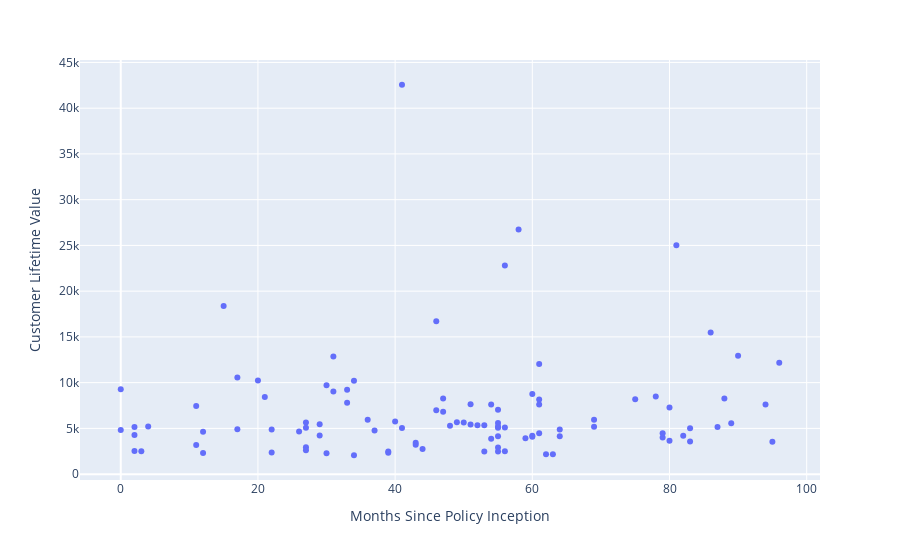

The notebook cell saved with this chart:
### Code cell
# Look at relationship between month since policy inception, and customer lifetime value

px.scatter(train_sample, x="Months Since Policy Inception", y="Customer Lifetime Value")

### Figure 1 — Plotly figure (JSON) as saved in the notebook; plotly's stock layout.template omitted (floating-point values rounded to 4 significant figures)
{"data": [{"hovertemplate": "Months Since Policy Inception=%{x}<br>Customer Lifetime Value=%{y}<extra></extra>", "legendgroup": "", "marker": {"color": "#636efa", "symbol": "circle"}, "mode": "markers", "name": "", "showlegend": false, "type": "scatter", "x": [27, 11, 0, 39, 69, 41, 50, 43, 60, 29, 31, 27, 69, 20, 15, 49, 12, 56, 2, 90, 33, 11, 56, 61, 83, 3, 56, 34, 53, 64, 0, 55, 88, 27, 55, 59, 46, 82, 53, 64, 81, 55, 17, 79, 61, 27, 34, 47, 47, 75, 60, 17, 60, 87, 80, 26, 52, 41, 33, 37, 31, 12, 2, 40, 51, 22, 21, 55, 55, 39, 62, 55, 61, 80, 63, 54, 89, 36, 58, 30, 96, 54, 79, 46, 83, 22, 44, 30, 86, 43, 61, 95, 55, 78, 48, 29, 2, 4, 94, 51], "xaxis": "x", "y": [2931.0, 7444.0, 9277.0, 2331.0, 5947.0, 42560.0, 5640.0, 3436.0, 8750.0, 5439.0, 9025.0, 2617.0, 5173.0, 10240.0, 18370.0, 5678.0, 4625.0, 22810.0, 5149.0, 12940.0, 9216.0, 3184.0, 2506.0, 8161.0, 5004.0, 2506.0, 5107.0, 10220.0, 5341.0, 4888.0, 4831.0, 7031.0, 8256.0, 5059.0, 4133.0, 3911.0, 6991.0, 4196.0, 2471.0, 4152.0, 25030.0, 5192.0, 4911.0, 4012.0, 12040.0, 5638.0, 2063.0, 8258.0, 6811.0, 8194.0, 4195.0, 10570.0, 4084.0, 5162.0, 7284.0, 4650.0, 5352.0, 5046.0, 7804.0, 4771.0, 12850.0, 2301.0, 4270.0, 5744.0, 7643.0, 4875.0, 8427.0, 5598.0, 5065.0, 2484.0, 2174.0, 2900.0, 4468.0, 3650.0, 2179.0, 3861.0, 5566.0, 5936.0, 26730.0, 2293.0, 12170.0, 7611.0, 4479.0, 16700.0, 3555.0, 2372.0, 2747.0, 9710.0, 15480.0, 3200.0, 7608.0, 3528.0, 2472.0, 8478.0, 5279.0, 4210.0, 2531.0, 5218.0, 7600.0, 5433.0], "yaxis": "y"}], "layout": {"legend": {"tracegroupgap": 0}, "margin": {"t": 60}, "xaxis": {"anchor": "y", "domain": [0, 1], "title": {"text": "Months Since Policy Inception"}}, "yaxis": {"anchor": "x", "domain": [0, 1], "title": {"text": "Customer Lifetime Value"}}}}
